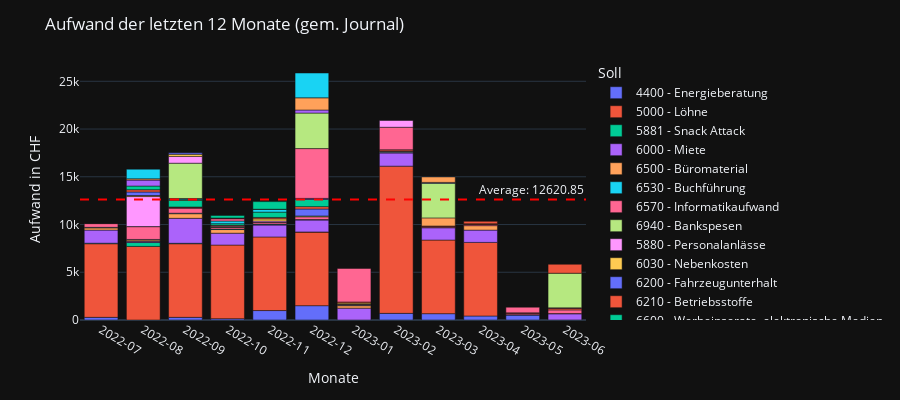

The notebook cell saved with this chart:
### Markdown cell above
# Plot Aufwand

### Code cell
import datetime
import pandas as pd
import plotly.express as px

journal_df = pd.read_csv('../../bexio/data/raw/journal.csv')

journal_df = journal_df[~journal_df['Referenz'].str.contains('Rechnung')]
journal_df['Datum'] = pd.to_datetime(journal_df['Datum'], format='%d.%m.%Y')
aufwand_range = range(4000, 6941)
journal_df = journal_df[journal_df['Soll'].str.split(" - ").str[0].astype(int).isin(aufwand_range)]

current_date = datetime.date.today()
twelve_months_ago = current_date - datetime.timedelta(days=12 * 30)
twelve_months_ago = datetime.datetime.combine(twelve_months_ago, datetime.datetime.min.time())

filtered_df = journal_df[journal_df['Datum'] >= twelve_months_ago].copy()

# Combine year and month into a single column
filtered_df.loc[:, 'YearMonth'] = filtered_df['Datum'].dt.to_period('M').astype(str)

# Group by YearMonth and Soll category, and sum the amounts
grouped_df = filtered_df.groupby(['YearMonth', 'Soll'])['Betrag in Basiswährung'].sum().reset_index()

# Calculate the overall average
overall_average = grouped_df.groupby('YearMonth')['Betrag in Basiswährung'].sum().mean()

fig = px.bar(grouped_df, x='YearMonth', y='Betrag in Basiswährung', color='Soll',
             hover_data=['Betrag in Basiswährung'], labels={'Betrag in Basiswährung': 'Betrag in Basiswährung'}, height=400)

# Add the average line
fig.add_hline(y=overall_average, line_dash='dash', line_color='red', annotation_text=f'Average: {overall_average:.2f}')

fig.update_layout(xaxis={'type': 'category', 'categoryorder': 'category ascending'},
                  xaxis_title='Monate',
                  yaxis_title='Aufwand in CHF',
                  title='Aufwand der letzten 12 Monate (gem. Journal)')
fig.show()

### Figure 1 — Plotly figure (JSON) as saved in the notebook; plotly's stock layout.template omitted (floating-point values rounded to 4 significant figures)
{"data": [{"alignmentgroup": "True", "hovertemplate": "Soll=4400 - Energieberatung<br>YearMonth=%{x}<br>Betrag in Basiswährung=%{y}<extra></extra>", "legendgroup": "4400 - Energieberatung", "marker": {"color": "#636efa", "pattern": {"shape": ""}}, "name": "4400 - Energieberatung", "offsetgroup": "4400 - Energieberatung", "orientation": "v", "showlegend": true, "textposition": "auto", "x": ["2022-07", "2022-09", "2022-10", "2022-11", "2022-12", "2023-02", "2023-03", "2023-04", "2023-05"], "xaxis": "x", "y": [278.6, 278.6, 139.3, 990.0, 1500.0, 696.4, 663.6, 417.8, 529.2], "yaxis": "y", "type": "bar"}, {"alignmentgroup": "True", "hovertemplate": "Soll=5000 - Löhne<br>YearMonth=%{x}<br>Betrag in Basiswährung=%{y}<extra></extra>", "legendgroup": "5000 - Löhne", "marker": {"color": "#EF553B", "pattern": {"shape": ""}}, "name": "5000 - Löhne", "offsetgroup": "5000 - Löhne", "orientation": "v", "showlegend": true, "textposition": "auto", "x": ["2022-07", "2022-08", "2022-09", "2022-10", "2022-11", "2022-12", "2023-02", "2023-03", "2023-04"], "xaxis": "x", "y": [7710.0, 7710.0, 7710.0, 7710.0, 7710.0, 7710.0, 15420.0, 7710.0, 7710.0], "yaxis": "y", "type": "bar"}, {"alignmentgroup": "True", "hovertemplate": "Soll=5881 - Snack Attack<br>YearMonth=%{x}<br>Betrag in Basiswährung=%{y}<extra></extra>", "legendgroup": "5881 - Snack Attack", "marker": {"color": "#00cc96", "pattern": {"shape": ""}}, "name": "5881 - Snack Attack", "offsetgroup": "5881 - Snack Attack", "orientation": "v", "showlegend": true, "textposition": "auto", "x": ["2022-07", "2022-08", "2022-09", "2022-12", "2023-05", "2023-06"], "xaxis": "x", "y": [55.04, 403.0, 46.7, 16.49, 2.54, 7.32], "yaxis": "y", "type": "bar"}, {"alignmentgroup": "True", "hovertemplate": "Soll=6000 - Miete<br>YearMonth=%{x}<br>Betrag in Basiswährung=%{y}<extra></extra>", "legendgroup": "6000 - Miete", "marker": {"color": "#ab63fa", "pattern": {"shape": ""}}, "name": "6000 - Miete", "offsetgroup": "6000 - Miete", "orientation": "v", "showlegend": true, "textposition": "auto", "x": ["2022-07", "2022-08", "2022-09", "2022-10", "2022-11", "2022-12", "2023-01", "2023-02", "2023-03", "2023-04", "2023-06"], "xaxis": "x", "y": [1373.0, 130.0, 2616.0, 1243.0, 1243.0, 1243.0, 1243.0, 1373.0, 1286.0, 1286.0, 651.0], "yaxis": "y", "type": "bar"}, {"alignmentgroup": "True", "hovertemplate": "Soll=6500 - Büromaterial<br>YearMonth=%{x}<br>Betrag in Basiswährung=%{y}<extra></extra>", "legendgroup": "6500 - Büromaterial", "marker": {"color": "#FFA15A", "pattern": {"shape": ""}}, "name": "6500 - Büromaterial", "offsetgroup": "6500 - Büromaterial", "orientation": "v", "showlegend": true, "textposition": "auto", "x": ["2022-07", "2022-08", "2022-09", "2022-10", "2022-11", "2023-01", "2023-04", "2023-06"], "xaxis": "x", "y": [234.2, 140.1, 482.1, 382.0, 60.27, 255.1, 467.6, 11.95], "yaxis": "y", "type": "bar"}, {"alignmentgroup": "True", "hovertemplate": "Soll=6530 - Buchführung<br>YearMonth=%{x}<br>Betrag in Basiswährung=%{y}<extra></extra>", "legendgroup": "6530 - Buchführung", "marker": {"color": "#19d3f3", "pattern": {"shape": ""}}, "name": "6530 - Buchführung", "offsetgroup": "6530 - Buchführung", "orientation": "v", "showlegend": true, "textposition": "auto", "x": ["2022-07", "2022-08", "2022-09", "2022-10", "2022-11", "2022-12", "2023-01", "2023-02"], "xaxis": "x", "y": [53.39, 53.39, 53.39, 53.39, 53.39, 53.39, 53.39, 93.78], "yaxis": "y", "type": "bar"}, {"alignmentgroup": "True", "hovertemplate": "Soll=6570 - Informatikaufwand<br>YearMonth=%{x}<br>Betrag in Basiswährung=%{y}<extra></extra>", "legendgroup": "6570 - Informatikaufwand", "marker": {"color": "#FF6692", "pattern": {"shape": ""}}, "name": "6570 - Informatikaufwand", "offsetgroup": "6570 - Informatikaufwand", "orientation": "v", "showlegend": true, "textposition": "auto", "x": ["2022-07", "2022-08", "2022-09", "2022-10", "2022-11", "2022-12", "2023-01", "2023-02", "2023-03", "2023-04", "2023-05", "2023-06"], "xaxis": "x", "y": [394.5, 1343.0, 554.2, 169.4, 169.3, 288.6, 106.1, 104.8, 107.1, 116.3, 103.5, 389.4], "yaxis": "y", "type": "bar"}, {"alignmentgroup": "True", "hovertemplate": "Soll=6940 - Bankspesen<br>YearMonth=%{x}<br>Betrag in Basiswährung=%{y}<extra></extra>", "legendgroup": "6940 - Bankspesen", "marker": {"color": "#B6E880", "pattern": {"shape": ""}}, "name": "6940 - Bankspesen", "offsetgroup": "6940 - Bankspesen", "orientation": "v", "showlegend": true, "textposition": "auto", "x": ["2022-07", "2022-08", "2022-09", "2022-10", "2022-11", "2022-12", "2023-01", "2023-02", "2023-03", "2023-04"], "xaxis": "x", "y": [5.0, 7.0, 5.0, 38.95, 5.0, 87.72, 5.0, 5.0, 5.0, 5.0], "yaxis": "y", "type": "bar"}, {"alignmentgroup": "True", "hovertemplate": "Soll=5880 - Personalanlässe<br>YearMonth=%{x}<br>Betrag in Basiswährung=%{y}<extra></extra>", "legendgroup": "5880 - Personalanlässe", "marker": {"color": "#FF97FF", "pattern": {"shape": ""}}, "name": "5880 - Personalanlässe", "offsetgroup": "5880 - Personalanlässe", "orientation": "v", "showlegend": true, "textposition": "auto", "x": ["2022-08", "2022-10", "2022-11"], "xaxis": "x", "y": [3143.0, 91.32, 134.1], "yaxis": "y", "type": "bar"}, {"alignmentgroup": "True", "hovertemplate": "Soll=6030 - Nebenkosten<br>YearMonth=%{x}<br>Betrag in Basiswährung=%{y}<extra></extra>", "legendgroup": "6030 - Nebenkosten", "marker": {"color": "#FECB52", "pattern": {"shape": ""}}, "name": "6030 - Nebenkosten", "offsetgroup": "6030 - Nebenkosten", "orientation": "v", "showlegend": true, "textposition": "auto", "x": ["2022-08", "2022-11", "2023-01"], "xaxis": "x", "y": [109.7, 226.6, 115.8], "yaxis": "y", "type": "bar"}, {"alignmentgroup": "True", "hovertemplate": "Soll=6200 - Fahrzeugunterhalt<br>YearMonth=%{x}<br>Betrag in Basiswährung=%{y}<extra></extra>", "legendgroup": "6200 - Fahrzeugunterhalt", "marker": {"color": "#636efa", "pattern": {"shape": ""}}, "name": "6200 - Fahrzeugunterhalt", "offsetgroup": "6200 - Fahrzeugunterhalt", "orientation": "v", "showlegend": true, "textposition": "auto", "x": ["2022-08", "2022-09", "2022-12"], "xaxis": "x", "y": [368.0, 25.0, 726.9], "yaxis": "y", "type": "bar"}, {"alignmentgroup": "True", "hovertemplate": "Soll=6210 - Betriebsstoffe<br>YearMonth=%{x}<br>Betrag in Basiswährung=%{y}<extra></extra>", "legendgroup": "6210 - Betriebsstoffe", "marker": {"color": "#EF553B", "pattern": {"shape": ""}}, "name": "6210 - Betriebsstoffe", "offsetgroup": "6210 - Betriebsstoffe", "orientation": "v", "showlegend": true, "textposition": "auto", "x": ["2022-08", "2022-09", "2022-10", "2022-11", "2022-12", "2023-01", "2023-02", "2023-03", "2023-04", "2023-05", "2023-06"], "xaxis": "x", "y": [238.1, 67.18, 86.58, 150.7, 247.5, 109.5, 135.5, 74.23, 75.07, 79.67, 148.9], "yaxis": "y", "type": "bar"}, {"alignmentgroup": "True", "hovertemplate": "Soll=6600 - Werbeinserate, elektronische Medien<br>YearMonth=%{x}<br>Betrag in Basiswährung=%{y}<extra></extra>", "legendgroup": "6600 - Werbeinserate, elektronische Medien", "marker": {"color": "#00cc96", "pattern": {"shape": ""}}, "name": "6600 - Werbeinserate, elektronische Medien", "offsetgroup": "6600 - Werbeinserate, elektronische Medien", "orientation": "v", "showlegend": true, "textposition": "auto", "x": ["2022-08", "2022-09", "2022-10", "2022-11", "2022-12"], "xaxis": "x", "y": [385.1, 710.4, 175.9, 558.0, 754.7], "yaxis": "y", "type": "bar"}, {"alignmentgroup": "True", "hovertemplate": "Soll=6641 - Kundenbetreuung<br>YearMonth=%{x}<br>Betrag in Basiswährung=%{y}<extra></extra>", "legendgroup": "6641 - Kundenbetreuung", "marker": {"color": "#ab63fa", "pattern": {"shape": ""}}, "name": "6641 - Kundenbetreuung", "offsetgroup": "6641 - Kundenbetreuung", "orientation": "v", "showlegend": true, "textposition": "auto", "x": ["2022-08", "2022-12"], "xaxis": "x", "y": [620.8, 112.2], "yaxis": "y", "type": "bar"}, {"alignmentgroup": "True", "hovertemplate": "Soll=6660 - Sonstiger Werbeaufwand<br>YearMonth=%{x}<br>Betrag in Basiswährung=%{y}<extra></extra>", "legendgroup": "6660 - Sonstiger Werbeaufwand", "marker": {"color": "#FFA15A", "pattern": {"shape": ""}}, "name": "6660 - Sonstiger Werbeaufwand", "offsetgroup": "6660 - Sonstiger Werbeaufwand", "orientation": "v", "showlegend": true, "textposition": "auto", "x": ["2022-08", "2022-09", "2023-03"], "xaxis": "x", "y": [135.5, 58.66, 850.0], "yaxis": "y", "type": "bar"}, {"alignmentgroup": "True", "hovertemplate": "Soll=6700 - Sonstiger Betriebsaufwand<br>YearMonth=%{x}<br>Betrag in Basiswährung=%{y}<extra></extra>", "legendgroup": "6700 - Sonstiger Betriebsaufwand", "marker": {"color": "#19d3f3", "pattern": {"shape": ""}}, "name": "6700 - Sonstiger Betriebsaufwand", "offsetgroup": "6700 - Sonstiger Betriebsaufwand", "orientation": "v", "showlegend": true, "textposition": "auto", "x": ["2022-08", "2022-09", "2022-10", "2022-11"], "xaxis": "x", "y": [1011.0, 92.42, 274.7, 272.7], "yaxis": "y", "type": "bar"}, {"alignmentgroup": "True", "hovertemplate": "Soll=4402 - Planung HLK<br>YearMonth=%{x}<br>Betrag in Basiswährung=%{y}<extra></extra>", "legendgroup": "4402 - Planung HLK", "marker": {"color": "#FF6692", "pattern": {"shape": ""}}, "name": "4402 - Planung HLK", "offsetgroup": "4402 - Planung HLK", "orientation": "v", "showlegend": true, "textposition": "auto", "x": ["2022-09", "2022-10", "2022-11", "2022-12", "2023-01", "2023-02", "2023-05", "2023-06"], "xaxis": "x", "y": [28.51, 244.0, 28.51, 5214.0, 3517.0, 2359.0, 32.92, 61.51], "yaxis": "y", "type": "bar"}, {"alignmentgroup": "True", "hovertemplate": "Soll=5700 - AHV, IV, EO, ALV<br>YearMonth=%{x}<br>Betrag in Basiswährung=%{y}<extra></extra>", "legendgroup": "5700 - AHV, IV, EO, ALV", "marker": {"color": "#B6E880", "pattern": {"shape": ""}}, "name": "5700 - AHV, IV, EO, ALV", "offsetgroup": "5700 - AHV, IV, EO, ALV", "orientation": "v", "showlegend": true, "textposition": "auto", "x": ["2022-09", "2022-12", "2023-03", "2023-06"], "xaxis": "x", "y": [3695.0, 3717.0, 3628.0, 3628.0], "yaxis": "y", "type": "bar"}, {"alignmentgroup": "True", "hovertemplate": "Soll=5810 - Aus- und Weiterbildung<br>YearMonth=%{x}<br>Betrag in Basiswährung=%{y}<extra></extra>", "legendgroup": "5810 - Aus- und Weiterbildung", "marker": {"color": "#FF97FF", "pattern": {"shape": ""}}, "name": "5810 - Aus- und Weiterbildung", "offsetgroup": "5810 - Aus- und Weiterbildung", "orientation": "v", "showlegend": true, "textposition": "auto", "x": ["2022-09", "2023-02"], "xaxis": "x", "y": [710.0, 710.0], "yaxis": "y", "type": "bar"}, {"alignmentgroup": "True", "hovertemplate": "Soll=5812 - Berufsbildungsfonds<br>YearMonth=%{x}<br>Betrag in Basiswährung=%{y}<extra></extra>", "legendgroup": "5812 - Berufsbildungsfonds", "marker": {"color": "#FECB52", "pattern": {"shape": ""}}, "name": "5812 - Berufsbildungsfonds", "offsetgroup": "5812 - Berufsbildungsfonds", "orientation": "v", "showlegend": true, "textposition": "auto", "x": ["2022-09"], "xaxis": "x", "y": [230.0], "yaxis": "y", "type": "bar"}, {"alignmentgroup": "True", "hovertemplate": "Soll=6360 - Abgaben, Gebühren, Bewilligungen<br>YearMonth=%{x}<br>Betrag in Basiswährung=%{y}<extra></extra>", "legendgroup": "6360 - Abgaben, Gebühren, Bewilligungen", "marker": {"color": "#636efa", "pattern": {"shape": ""}}, "name": "6360 - Abgaben, Gebühren, Bewilligungen", "offsetgroup": "6360 - Abgaben, Gebühren, Bewilligungen", "orientation": "v", "showlegend": true, "textposition": "auto", "x": ["2022-09", "2022-10", "2023-03"], "xaxis": "x", "y": [154.1, 40.0, 90.14], "yaxis": "y", "type": "bar"}, {"alignmentgroup": "True", "hovertemplate": "Soll=6099 - Sonstiger Raumaufwand<br>YearMonth=%{x}<br>Betrag in Basiswährung=%{y}<extra></extra>", "legendgroup": "6099 - Sonstiger Raumaufwand", "marker": {"color": "#EF553B", "pattern": {"shape": ""}}, "name": "6099 - Sonstiger Raumaufwand", "offsetgroup": "6099 - Sonstiger Raumaufwand", "orientation": "v", "showlegend": true, "textposition": "auto", "x": ["2022-10", "2023-04", "2023-06"], "xaxis": "x", "y": [31.66, 259.4, 941.7], "yaxis": "y", "type": "bar"}, {"alignmentgroup": "True", "hovertemplate": "Soll=6220 - Fahrzeugversicherung und Abgaben<br>YearMonth=%{x}<br>Betrag in Basiswährung=%{y}<extra></extra>", "legendgroup": "6220 - Fahrzeugversicherung und Abgaben", "marker": {"color": "#00cc96", "pattern": {"shape": ""}}, "name": "6220 - Fahrzeugversicherung und Abgaben", "offsetgroup": "6220 - Fahrzeugversicherung und Abgaben", "orientation": "v", "showlegend": true, "textposition": "auto", "x": ["2022-10", "2022-11"], "xaxis": "x", "y": [276.0, 796.9], "yaxis": "y", "type": "bar"}, {"alignmentgroup": "True", "hovertemplate": "Soll=5008 - Übriger Personalaufwand<br>YearMonth=%{x}<br>Betrag in Basiswährung=%{y}<extra></extra>", "legendgroup": "5008 - Übriger Personalaufwand", "marker": {"color": "#ab63fa", "pattern": {"shape": ""}}, "name": "5008 - Übriger Personalaufwand", "offsetgroup": "5008 - Übriger Personalaufwand", "orientation": "v", "showlegend": true, "textposition": "auto", "x": ["2022-12"], "xaxis": "x", "y": [322.2], "yaxis": "y", "type": "bar"}, {"alignmentgroup": "True", "hovertemplate": "Soll=5730 - Unfallversicherung<br>YearMonth=%{x}<br>Betrag in Basiswährung=%{y}<extra></extra>", "legendgroup": "5730 - Unfallversicherung", "marker": {"color": "#FFA15A", "pattern": {"shape": ""}}, "name": "5730 - Unfallversicherung", "offsetgroup": "5730 - Unfallversicherung", "orientation": "v", "showlegend": true, "textposition": "auto", "x": ["2022-12", "2023-03"], "xaxis": "x", "y": [1276.0, 569.3], "yaxis": "y", "type": "bar"}, {"alignmentgroup": "True", "hovertemplate": "Soll=6800 - Abschreibung Anlagevermögen<br>YearMonth=%{x}<br>Betrag in Basiswährung=%{y}<extra></extra>", "legendgroup": "6800 - Abschreibung Anlagevermögen", "marker": {"color": "#19d3f3", "pattern": {"shape": ""}}, "name": "6800 - Abschreibung Anlagevermögen", "offsetgroup": "6800 - Abschreibung Anlagevermögen", "orientation": "v", "showlegend": true, "textposition": "auto", "x": ["2022-12"], "xaxis": "x", "y": [2600.0], "yaxis": "y", "type": "bar"}, {"alignmentgroup": "True", "hovertemplate": "Soll=6300 - Sachversicherungen<br>YearMonth=%{x}<br>Betrag in Basiswährung=%{y}<extra></extra>", "legendgroup": "6300 - Sachversicherungen", "marker": {"color": "#FF6692", "pattern": {"shape": ""}}, "name": "6300 - Sachversicherungen", "offsetgroup": "6300 - Sachversicherungen", "orientation": "v", "showlegend": true, "textposition": "auto", "x": ["2023-05"], "xaxis": "x", "y": [596.0], "yaxis": "y", "type": "bar"}], "layout": {"xaxis": {"anchor": "y", "domain": [0.0, 1.0], "title": {"text": "Monate"}, "type": "category", "categoryorder": "category ascending"}, "yaxis": {"anchor": "x", "domain": [0.0, 1.0], "title": {"text": "Aufwand in CHF"}}, "legend": {"title": {"text": "Soll"}, "tracegroupgap": 0}, "margin": {"t": 60}, "barmode": "relative", "height": 400, "shapes": [{"line": {"color": "red", "dash": "dash"}, "type": "line", "x0": 0, "x1": 1, "xref": "x domain", "y0": 12620.0, "y1": 12620.0, "yref": "y"}], "annotations": [{"showarrow": false, "text": "Average: 12620.85", "x": 1, "xanchor": "right", "xref": "x domain", "y": 12620.0, "yanchor": "bottom", "yref": "y"}], "title": {"text": "Aufwand der letzten 12 Monate (gem. Journal)"}}}
